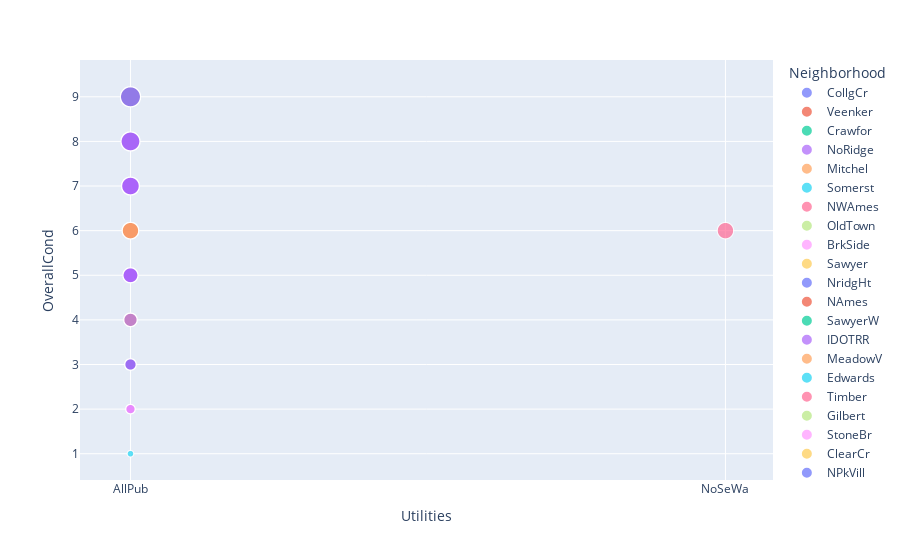

The code cell stored with this chart in its notebook:
### Code cell
px.scatter(df,x = 'Utilities',y='OverallCond',color='Neighborhood', size='OverallCond')

### Figure 1 — Plotly figure (JSON) as saved in the notebook; plotly's stock layout.template omitted (floating-point values rounded to 4 significant figures; data arrays with more than 128 entries replaced by an {"elided": "..."} marker saying what was removed)
{"data": [{"hovertemplate": "Neighborhood=CollgCr<br>Utilities=%{x}<br>OverallCond=%{marker.size}<extra></extra>", "legendgroup": "CollgCr", "marker": {"color": "#636efa", "size": {"elided": "149 int values"}, "sizemode": "area", "sizeref": 0.0225, "symbol": "circle"}, "mode": "markers", "name": "CollgCr", "showlegend": true, "type": "scattergl", "x": {"elided": "149 str values"}, "xaxis": "x", "y": {"elided": "149 int values"}, "yaxis": "y"}, {"hovertemplate": "Neighborhood=Veenker<br>Utilities=%{x}<br>OverallCond=%{marker.size}<extra></extra>", "legendgroup": "Veenker", "marker": {"color": "#EF553B", "size": [8, 5, 6, 5, 5, 6, 5, 7, 8, 7, 7], "sizemode": "area", "sizeref": 0.0225, "symbol": "circle"}, "mode": "markers", "name": "Veenker", "showlegend": true, "type": "scattergl", "x": ["AllPub", "AllPub", "AllPub", "AllPub", "AllPub", "AllPub", "AllPub", "AllPub", "AllPub", "AllPub", "AllPub"], "xaxis": "x", "y": [8, 5, 6, 5, 5, 6, 5, 7, 8, 7, 7], "yaxis": "y"}, {"hovertemplate": "Neighborhood=Crawfor<br>Utilities=%{x}<br>OverallCond=%{marker.size}<extra></extra>", "legendgroup": "Crawfor", "marker": {"color": "#00cc96", "size": [5, 7, 5, 8, 6, 8, 9, 5, 8, 5, 7, 6, 6, 7, 8, 5, 9, 6, 6, 6, 5, 7, 9, 5, 8, 7, 6, 6, 7, 7, 7, 7, 6, 7, 7, 7, 8, 6, 5, 5, 7, 9, 6, 7, 8, 6, 5, 5, 7, 9], "sizemode": "area", "sizeref": 0.0225, "symbol": "circle"}, "mode": "markers", "name": "Crawfor", "showlegend": true, "type": "scattergl", "x": ["AllPub", "AllPub", "AllPub", "AllPub", "AllPub", "AllPub", "AllPub", "AllPub", "AllPub", "AllPub", "AllPub", "AllPub", "AllPub", "AllPub", "AllPub", "AllPub", "AllPub", "AllPub", "AllPub", "AllPub", "AllPub", "AllPub", "AllPub", "AllPub", "AllPub", "AllPub", "AllPub", "AllPub", "AllPub", "AllPub", "AllPub", "AllPub", "AllPub", "AllPub", "AllPub", "AllPub", "AllPub", "AllPub", "AllPub", "AllPub", "AllPub", "AllPub", "AllPub", "AllPub", "AllPub", "AllPub", "AllPub", "AllPub", "AllPub", "AllPub"], "xaxis": "x", "y": [5, 7, 5, 8, 6, 8, 9, 5, 8, 5, 7, 6, 6, 7, 8, 5, 9, 6, 6, 6, 5, 7, 9, 5, 8, 7, 6, 6, 7, 7, 7, 7, 6, 7, 7, 7, 8, 6, 5, 5, 7, 9, 6, 7, 8, 6, 5, 5, 7, 9], "yaxis": "y"}, {"hovertemplate": "Neighborhood=NoRidge<br>Utilities=%{x}<br>OverallCond=%{marker.size}<extra></extra>", "legendgroup": "NoRidge", "marker": {"color": "#ab63fa", "size": [5, 5, 5, 5, 7, 5, 5, 5, 5, 5, 5, 5, 5, 5, 6, 7, 5, 6, 5, 5, 5, 5, 5, 5, 5, 7, 6, 5, 5, 5, 5, 5, 5, 5, 5, 5, 5, 5, 5, 5, 5], "sizemode": "area", "sizeref": 0.0225, "symbol": "circle"}, "mode": "markers", "name": "NoRidge", "showlegend": true, "type": "scattergl", "x": ["AllPub", "AllPub", "AllPub", "AllPub", "AllPub", "AllPub", "AllPub", "AllPub", "AllPub", "AllPub", "AllPub", "AllPub", "AllPub", "AllPub", "AllPub", "AllPub", "AllPub", "AllPub", "AllPub", "AllPub", "AllPub", "AllPub", "AllPub", "AllPub", "AllPub", "AllPub", "AllPub", "AllPub", "AllPub", "AllPub", "AllPub", "AllPub", "AllPub", "AllPub", "AllPub", "AllPub", "AllPub", "AllPub", "AllPub", "AllPub", "AllPub"], "xaxis": "x", "y": [5, 5, 5, 5, 7, 5, 5, 5, 5, 5, 5, 5, 5, 5, 6, 7, 5, 6, 5, 5, 5, 5, 5, 5, 5, 7, 6, 5, 5, 5, 5, 5, 5, 5, 5, 5, 5, 5, 5, 5, 5], "yaxis": "y"}, {"hovertemplate": "Neighborhood=Mitchel<br>Utilities=%{x}<br>OverallCond=%{marker.size}<extra></extra>", "legendgroup": "Mitchel", "marker": {"color": "#FFA15A", "size": [5, 5, 6, 5, 5, 5, 6, 7, 5, 6, 6, 5, 5, 5, 5, 5, 5, 7, 5, 8, 5, 7, 5, 5, 6, 5, 5, 5, 5, 5, 4, 4, 5, 5, 4, 5, 5, 6, 5, 4, 5, 5, 6, 5, 9, 5, 5, 7, 5], "sizemode": "area", "sizeref": 0.0225, "symbol": "circle"}, "mode": "markers", "name": "Mitchel", "showlegend": true, "type": "scattergl", "x": ["AllPub", "AllPub", "AllPub", "AllPub", "AllPub", "AllPub", "AllPub", "AllPub", "AllPub", "AllPub", "AllPub", "AllPub", "AllPub", "AllPub", "AllPub", "AllPub", "AllPub", "AllPub", "AllPub", "AllPub", "AllPub", "AllPub", "AllPub", "AllPub", "AllPub", "AllPub", "AllPub", "AllPub", "AllPub", "AllPub", "AllPub", "AllPub", "AllPub", "AllPub", "AllPub", "AllPub", "AllPub", "AllPub", "AllPub", "AllPub", "AllPub", "AllPub", "AllPub", "AllPub", "AllPub", "AllPub", "AllPub", "AllPub", "AllPub"], "xaxis": "x", "y": [5, 5, 6, 5, 5, 5, 6, 7, 5, 6, 6, 5, 5, 5, 5, 5, 5, 7, 5, 8, 5, 7, 5, 5, 6, 5, 5, 5, 5, 5, 4, 4, 5, 5, 4, 5, 5, 6, 5, 4, 5, 5, 6, 5, 9, 5, 5, 7, 5], "yaxis": "y"}, {"hovertemplate": "Neighborhood=Somerst<br>Utilities=%{x}<br>OverallCond=%{marker.size}<extra></extra>", "legendgroup": "Somerst", "marker": {"color": "#19d3f3", "size": [5, 5, 5, 5, 5, 5, 5, 5, 5, 5, 5, 5, 5, 5, 5, 5, 5, 5, 5, 5, 5, 5, 5, 5, 5, 5, 5, 5, 5, 5, 5, 5, 5, 5, 5, 5, 6, 5, 5, 5, 5, 5, 5, 5, 5, 5, 5, 5, 5, 5, 5, 5, 5, 5, 5, 5, 5, 5, 5, 5, 5, 5, 5, 5, 5, 5, 5, 5, 6, 5, 5, 5, 5, 5, 5, 5, 5, 5, 5, 5, 5, 5, 5], "sizemode": "area", "sizeref": 0.0225, "symbol": "circle"}, "mode": "markers", "name": "Somerst", "showlegend": true, "type": "scattergl", "x": ["AllPub", "AllPub", "AllPub", "AllPub", "AllPub", "AllPub", "AllPub", "AllPub", "AllPub", "AllPub", "AllPub", "AllPub", "AllPub", "AllPub", "AllPub", "AllPub", "AllPub", "AllPub", "AllPub", "AllPub", "AllPub", "AllPub", "AllPub", "AllPub", "AllPub", "AllPub", "AllPub", "AllPub", "AllPub", "AllPub", "AllPub", "AllPub", "AllPub", "AllPub", "AllPub", "AllPub", "AllPub", "AllPub", "AllPub", "AllPub", "AllPub", "AllPub", "AllPub", "AllPub", "AllPub", "AllPub", "AllPub", "AllPub", "AllPub", "AllPub", "AllPub", "AllPub", "AllPub", "AllPub", "AllPub", "AllPub", "AllPub", "AllPub", "AllPub", "AllPub", "AllPub", "AllPub", "AllPub", "AllPub", "AllPub", "AllPub", "AllPub", "AllPub", "AllPub", "AllPub", "AllPub", "AllPub", "AllPub", "AllPub", "AllPub", "AllPub", "AllPub", "AllPub", "AllPub", "AllPub", "AllPub", "AllPub", "AllPub"], "xaxis": "x", "y": [5, 5, 5, 5, 5, 5, 5, 5, 5, 5, 5, 5, 5, 5, 5, 5, 5, 5, 5, 5, 5, 5, 5, 5, 5, 5, 5, 5, 5, 5, 5, 5, 5, 5, 5, 5, 6, 5, 5, 5, 5, 5, 5, 5, 5, 5, 5, 5, 5, 5, 5, 5, 5, 5, 5, 5, 5, 5, 5, 5, 5, 5, 5, 5, 5, 5, 5, 5, 6, 5, 5, 5, 5, 5, 5, 5, 5, 5, 5, 5, 5, 5, 5], "yaxis": "y"}, {"hovertemplate": "Neighborhood=NWAmes<br>Utilities=%{x}<br>OverallCond=%{marker.size}<extra></extra>", "legendgroup": "NWAmes", "marker": {"color": "#FF6692", "size": [6, 7, 6, 5, 6, 5, 6, 5, 6, 7, 6, 7, 5, 7, 5, 7, 6, 6, 6, 6, 5, 5, 6, 7, 5, 5, 5, 7, 5, 5, 6, 9, 5, 5, 6, 5, 7, 6, 6, 5, 7, 7, 6, 6, 6, 6, 8, 5, 5, 6, 7, 5, 6, 7, 6, 6, 6, 7, 7, 6, 5, 5, 5, 5, 5, 7, 6, 5, 6, 6, 7, 6, 6], "sizemode": "area", "sizeref": 0.0225, "symbol": "circle"}, "mode": "markers", "name": "NWAmes", "showlegend": true, "type": "scattergl", "x": ["AllPub", "AllPub", "AllPub", "AllPub", "AllPub", "AllPub", "AllPub", "AllPub", "AllPub", "AllPub", "AllPub", "AllPub", "AllPub", "AllPub", "AllPub", "AllPub", "AllPub", "AllPub", "AllPub", "AllPub", "AllPub", "AllPub", "AllPub", "AllPub", "AllPub", "AllPub", "AllPub", "AllPub", "AllPub", "AllPub", "AllPub", "AllPub", "AllPub", "AllPub", "AllPub", "AllPub", "AllPub", "AllPub", "AllPub", "AllPub", "AllPub", "AllPub", "AllPub", "AllPub", "AllPub", "AllPub", "AllPub", "AllPub", "AllPub", "AllPub", "AllPub", "AllPub", "AllPub", "AllPub", "AllPub", "AllPub", "AllPub", "AllPub", "AllPub", "AllPub", "AllPub", "AllPub", "AllPub", "AllPub", "AllPub", "AllPub", "AllPub", "AllPub", "AllPub", "AllPub", "AllPub", "AllPub", "AllPub"], "xaxis": "x", "y": [6, 7, 6, 5, 6, 5, 6, 5, 6, 7, 6, 7, 5, 7, 5, 7, 6, 6, 6, 6, 5, 5, 6, 7, 5, 5, 5, 7, 5, 5, 6, 9, 5, 5, 6, 5, 7, 6, 6, 5, 7, 7, 6, 6, 6, 6, 8, 5, 5, 6, 7, 5, 6, 7, 6, 6, 6, 7, 7, 6, 5, 5, 5, 5, 5, 7, 6, 5, 6, 6, 7, 6, 6], "yaxis": "y"}, {"hovertemplate": "Neighborhood=OldTown<br>Utilities=%{x}<br>OverallCond=%{marker.size}<extra></extra>", "legendgroup": "OldTown", "marker": {"color": "#B6E880", "size": [5, 5, 6, 6, 6, 6, 6, 7, 5, 7, 5, 6, 7, 6, 6, 5, 9, 7, 6, 6, 7, 4, 9, 4, 8, 5, 7, 5, 9, 7, 7, 8, 8, 6, 6, 8, 7, 8, 7, 8, 5, 7, 7, 8, 4, 8, 5, 9, 7, 7, 6, 5, 9, 7, 6, 5, 4, 2, 8, 6, 9, 8, 7, 7, 7, 7, 6, 6, 7, 5, 4, 6, 8, 8, 6, 6, 6, 8, 9, 6, 4, 5, 5, 6, 8, 7, 5, 4, 7, 9, 8, 6, 5, 8, 6, 5, 4, 4, 7, 7, 4, 4, 5, 6, 7, 7, 7, 4, 7, 6, 7, 6, 7], "sizemode": "area", "sizeref": 0.0225, "symbol": "circle"}, "mode": "markers", "name": "OldTown", "showlegend": true, "type": "scattergl", "x": ["AllPub", "AllPub", "AllPub", "AllPub", "AllPub", "AllPub", "AllPub", "AllPub", "AllPub", "AllPub", "AllPub", "AllPub", "AllPub", "AllPub", "AllPub", "AllPub", "AllPub", "AllPub", "AllPub", "AllPub", "AllPub", "AllPub", "AllPub", "AllPub", "AllPub", "AllPub", "AllPub", "AllPub", "AllPub", "AllPub", "AllPub", "AllPub", "AllPub", "AllPub", "AllPub", "AllPub", "AllPub", "AllPub", "AllPub", "AllPub", "AllPub", "AllPub", "AllPub", "AllPub", "AllPub", "AllPub", "AllPub", "AllPub", "AllPub", "AllPub", "AllPub", "AllPub", "AllPub", "AllPub", "AllPub", "AllPub", "AllPub", "AllPub", "AllPub", "AllPub", "AllPub", "AllPub", "AllPub", "AllPub", "AllPub", "AllPub", "AllPub", "AllPub", "AllPub", "AllPub", "AllPub", "AllPub", "AllPub", "AllPub", "AllPub", "AllPub", "AllPub", "AllPub", "AllPub", "AllPub", "AllPub", "AllPub", "AllPub", "AllPub", "AllPub", "AllPub", "AllPub", "AllPub", "AllPub", "AllPub", "AllPub", "AllPub", "AllPub", "AllPub", "AllPub", "AllPub", "AllPub", "AllPub", "AllPub", "AllPub", "AllPub", "AllPub", "AllPub", "AllPub", "AllPub", "AllPub", "AllPub", "AllPub", "AllPub", "AllPub", "AllPub", "AllPub", "AllPub"], "xaxis": "x", "y": [5, 5, 6, 6, 6, 6, 6, 7, 5, 7, 5, 6, 7, 6, 6, 5, 9, 7, 6, 6, 7, 4, 9, 4, 8, 5, 7, 5, 9, 7, 7, 8, 8, 6, 6, 8, 7, 8, 7, 8, 5, 7, 7, 8, 4, 8, 5, 9, 7, 7, 6, 5, 9, 7, 6, 5, 4, 2, 8, 6, 9, 8, 7, 7, 7, 7, 6, 6, 7, 5, 4, 6, 8, 8, 6, 6, 6, 8, 9, 6, 4, 5, 5, 6, 8, 7, 5, 4, 7, 9, 8, 6, 5, 8, 6, 5, 4, 4, 7, 7, 4, 4, 5, 6, 7, 7, 7, 4, 7, 6, 7, 6, 7], "yaxis": "y"}, {"hovertemplate": "Neighborhood=BrkSide<br>Utilities=%{x}<br>OverallCond=%{marker.size}<extra></extra>", "legendgroup": "BrkSide", "marker": {"color": "#FF97FF", "size": [6, 8, 6, 6, 5, 7, 4, 8, 2, 7, 7, 6, 5, 5, 5, 7, 7, 4, 6, 7, 8, 3, 7, 6, 7, 7, 6, 3, 6, 7, 6, 5, 5, 6, 6, 7, 5, 7, 8, 7, 7, 6, 5, 5, 6, 8, 5, 6, 6, 6, 6, 7, 9, 6, 8, 7, 7, 6], "sizemode": "area", "sizeref": 0.0225, "symbol": "circle"}, "mode": "markers", "name": "BrkSide", "showlegend": true, "type": "scattergl", "x": ["AllPub", "AllPub", "AllPub", "AllPub", "AllPub", "AllPub", "AllPub", "AllPub", "AllPub", "AllPub", "AllPub", "AllPub", "AllPub", "AllPub", "AllPub", "AllPub", "AllPub", "AllPub", "AllPub", "AllPub", "AllPub", "AllPub", "AllPub", "AllPub", "AllPub", "AllPub", "AllPub", "AllPub", "AllPub", "AllPub", "AllPub", "AllPub", "AllPub", "AllPub", "AllPub", "AllPub", "AllPub", "AllPub", "AllPub", "AllPub", "AllPub", "AllPub", "AllPub", "AllPub", "AllPub", "AllPub", "AllPub", "AllPub", "AllPub", "AllPub", "AllPub", "AllPub", "AllPub", "AllPub", "AllPub", "AllPub", "AllPub", "AllPub"], "xaxis": "x", "y": [6, 8, 6, 6, 5, 7, 4, 8, 2, 7, 7, 6, 5, 5, 5, 7, 7, 4, 6, 7, 8, 3, 7, 6, 7, 7, 6, 3, 6, 7, 6, 5, 5, 6, 6, 7, 5, 7, 8, 7, 7, 6, 5, 5, 6, 8, 5, 6, 6, 6, 6, 7, 9, 6, 8, 7, 7, 6], "yaxis": "y"}, {"hovertemplate": "Neighborhood=Sawyer<br>Utilities=%{x}<br>OverallCond=%{marker.size}<extra></extra>", "legendgroup": "Sawyer", "marker": {"color": "#FECB52", "size": [5, 6, 5, 8, 6, 7, 5, 5, 6, 5, 5, 5, 5, 7, 5, 8, 4, 7, 5, 6, 7, 7, 5, 6, 6, 6, 5, 6, 6, 5, 8, 7, 8, 6, 5, 8, 6, 5, 5, 5, 5, 7, 5, 4, 8, 4, 5, 7, 5, 8, 5, 7, 6, 5, 6, 5, 4, 5, 7, 6, 8, 3, 5, 4, 7, 5, 9, 5, 5, 5, 5, 6, 7, 5], "sizemode": "area", "sizeref": 0.0225, "symbol": "circle"}, "mode": "markers", "name": "Sawyer", "showlegend": true, "type": "scattergl", "x": ["AllPub", "AllPub", "AllPub", "AllPub", "AllPub", "AllPub", "AllPub", "AllPub", "AllPub", "AllPub", "AllPub", "AllPub", "AllPub", "AllPub", "AllPub", "AllPub", "AllPub", "AllPub", "AllPub", "AllPub", "AllPub", "AllPub", "AllPub", "AllPub", "AllPub", "AllPub", "AllPub", "AllPub", "AllPub", "AllPub", "AllPub", "AllPub", "AllPub", "AllPub", "AllPub", "AllPub", "AllPub", "AllPub", "AllPub", "AllPub", "AllPub", "AllPub", "AllPub", "AllPub", "AllPub", "AllPub", "AllPub", "AllPub", "AllPub", "AllPub", "AllPub", "AllPub", "AllPub", "AllPub", "AllPub", "AllPub", "AllPub", "AllPub", "AllPub", "AllPub", "AllPub", "AllPub", "AllPub", "AllPub", "AllPub", "AllPub", "AllPub", "AllPub", "AllPub", "AllPub", "AllPub", "AllPub", "AllPub", "AllPub"], "xaxis": "x", "y": [5, 6, 5, 8, 6, 7, 5, 5, 6, 5, 5, 5, 5, 7, 5, 8, 4, 7, 5, 6, 7, 7, 5, 6, 6, 6, 5, 6, 6, 5, 8, 7, 8, 6, 5, 8, 6, 5, 5, 5, 5, 7, 5, 4, 8, 4, 5, 7, 5, 8, 5, 7, 6, 5, 6, 5, 4, 5, 7, 6, 8, 3, 5, 4, 7, 5, 9, 5, 5, 5, 5, 6, 7, 5], "yaxis": "y"}, {"hovertemplate": "Neighborhood=NridgHt<br>Utilities=%{x}<br>OverallCond=%{marker.size}<extra></extra>", "legendgroup": "NridgHt", "marker": {"color": "#636efa", "size": [5, 5, 5, 5, 5, 5, 5, 5, 5, 5, 5, 5, 5, 5, 5, 5, 5, 5, 5, 5, 5, 5, 5, 5, 5, 5, 5, 5, 5, 5, 5, 5, 5, 5, 5, 5, 5, 5, 5, 5, 5, 5, 5, 5, 5, 5, 5, 5, 5, 5, 5, 5, 5, 5, 5, 5, 5, 5, 5, 5, 5, 5, 5, 5, 5, 5, 5, 5, 5, 5, 5, 5, 5, 5, 5, 5], "sizemode": "area", "sizeref": 0.0225, "symbol": "circle"}, "mode": "markers", "name": "NridgHt", "showlegend": true, "type": "scattergl", "x": ["AllPub", "AllPub", "AllPub", "AllPub", "AllPub", "AllPub", "AllPub", "AllPub", "AllPub", "AllPub", "AllPub", "AllPub", "AllPub", "AllPub", "AllPub", "AllPub", "AllPub", "AllPub", "AllPub", "AllPub", "AllPub", "AllPub", "AllPub", "AllPub", "AllPub", "AllPub", "AllPub", "AllPub", "AllPub", "AllPub", "AllPub", "AllPub", "AllPub", "AllPub", "AllPub", "AllPub", "AllPub", "AllPub", "AllPub", "AllPub", "AllPub", "AllPub", "AllPub", "AllPub", "AllPub", "AllPub", "AllPub", "AllPub", "AllPub", "AllPub", "AllPub", "AllPub", "AllPub", "AllPub", "AllPub", "AllPub", "AllPub", "AllPub", "AllPub", "AllPub", "AllPub", "AllPub", "AllPub", "AllPub", "AllPub", "AllPub", "AllPub", "AllPub", "AllPub", "AllPub", "AllPub", "AllPub", "AllPub", "AllPub", "AllPub", "AllPub"], "xaxis": "x", "y": [5, 5, 5, 5, 5, 5, 5, 5, 5, 5, 5, 5, 5, 5, 5, 5, 5, 5, 5, 5, 5, 5, 5, 5, 5, 5, 5, 5, 5, 5, 5, 5, 5, 5, 5, 5, 5, 5, 5, 5, 5, 5, 5, 5, 5, 5, 5, 5, 5, 5, 5, 5, 5, 5, 5, 5, 5, 5, 5, 5, 5, 5, 5, 5, 5, 5, 5, 5, 5, 5, 5, 5, 5, 5, 5, 5], "yaxis": "y"}, {"hovertemplate": "Neighborhood=NAmes<br>Utilities=%{x}<br>OverallCond=%{marker.size}<extra></extra>", "legendgroup": "NAmes", "marker": {"color": "#EF553B", "size": {"elided": "225 int values"}, "sizemode": "area", "sizeref": 0.0225, "symbol": "circle"}, "mode": "markers", "name": "NAmes", "showlegend": true, "type": "scattergl", "x": {"elided": "225 str values"}, "xaxis": "x", "y": {"elided": "225 int values"}, "yaxis": "y"}, {"hovertemplate": "Neighborhood=SawyerW<br>Utilities=%{x}<br>OverallCond=%{marker.size}<extra></extra>", "legendgroup": "SawyerW", "marker": {"color": "#00cc96", "size": [5, 7, 5, 5, 5, 5, 5, 5, 5, 5, 7, 6, 5, 5, 6, 5, 5, 5, 4, 5, 3, 5, 5, 5, 5, 8, 5, 5, 5, 5, 5, 5, 5, 6, 5, 5, 5, 5, 5, 5, 5, 5, 5, 5, 5, 5, 6, 5, 5, 5, 7, 4, 5, 5, 5, 5, 5, 5], "sizemode": "area", "sizeref": 0.0225, "symbol": "circle"}, "mode": "markers", "name": "SawyerW", "showlegend": true, "type": "scattergl", "x": ["AllPub", "AllPub", "AllPub", "AllPub", "AllPub", "AllPub", "AllPub", "AllPub", "AllPub", "AllPub", "AllPub", "AllPub", "AllPub", "AllPub", "AllPub", "AllPub", "AllPub", "AllPub", "AllPub", "AllPub", "AllPub", "AllPub", "AllPub", "AllPub", "AllPub", "AllPub", "AllPub", "AllPub", "AllPub", "AllPub", "AllPub", "AllPub", "AllPub", "AllPub", "AllPub", "AllPub", "AllPub", "AllPub", "AllPub", "AllPub", "AllPub", "AllPub", "AllPub", "AllPub", "AllPub", "AllPub", "AllPub", "AllPub", "AllPub", "AllPub", "AllPub", "AllPub", "AllPub", "AllPub", "AllPub", "AllPub", "AllPub", "AllPub"], "xaxis": "x", "y": [5, 7, 5, 5, 5, 5, 5, 5, 5, 5, 7, 6, 5, 5, 6, 5, 5, 5, 4, 5, 3, 5, 5, 5, 5, 8, 5, 5, 5, 5, 5, 5, 5, 6, 5, 5, 5, 5, 5, 5, 5, 5, 5, 5, 5, 5, 6, 5, 5, 5, 7, 4, 5, 5, 5, 5, 5, 5], "yaxis": "y"}, {"hovertemplate": "Neighborhood=IDOTRR<br>Utilities=%{x}<br>OverallCond=%{marker.size}<extra></extra>", "legendgroup": "IDOTRR", "marker": {"color": "#ab63fa", "size": [7, 4, 5, 7, 2, 4, 7, 5, 8, 6, 5, 7, 6, 5, 7, 2, 6, 5, 6, 6, 7, 5, 7, 5, 7, 5, 6, 3, 4, 4, 7, 5, 8, 4, 4, 6, 8], "sizemode": "area", "sizeref": 0.0225, "symbol": "circle"}, "mode": "markers", "name": "IDOTRR", "showlegend": true, "type": "scattergl", "x": ["AllPub", "AllPub", "AllPub", "AllPub", "AllPub", "AllPub", "AllPub", "AllPub", "AllPub", "AllPub", "AllPub", "AllPub", "AllPub", "AllPub", "AllPub", "AllPub", "AllPub", "AllPub", "AllPub", "AllPub", "AllPub", "AllPub", "AllPub", "AllPub", "AllPub", "AllPub", "AllPub", "AllPub", "AllPub", "AllPub", "AllPub", "AllPub", "AllPub", "AllPub", "AllPub", "AllPub", "AllPub"], "xaxis": "x", "y": [7, 4, 5, 7, 2, 4, 7, 5, 8, 6, 5, 7, 6, 5, 7, 2, 6, 5, 6, 6, 7, 5, 7, 5, 7, 5, 6, 3, 4, 4, 7, 5, 8, 4, 4, 6, 8], "yaxis": "y"}, {"hovertemplate": "Neighborhood=MeadowV<br>Utilities=%{x}<br>OverallCond=%{marker.size}<extra></extra>", "legendgroup": "MeadowV", "marker": {"color": "#FFA15A", "size": [7, 5, 3, 5, 7, 8, 6, 6, 6, 5, 4, 6, 4, 4, 5, 6, 7], "sizemode": "area", "sizeref": 0.0225, "symbol": "circle"}, "mode": "markers", "name": "MeadowV", "showlegend": true, "type": "scattergl", "x": ["AllPub", "AllPub", "AllPub", "AllPub", "AllPub", "AllPub", "AllPub", "AllPub", "AllPub", "AllPub", "AllPub", "AllPub", "AllPub", "AllPub", "AllPub", "AllPub", "AllPub"], "xaxis": "x", "y": [7, 5, 3, 5, 7, 8, 6, 6, 6, 5, 4, 6, 4, 4, 5, 6, 7], "yaxis": "y"}, {"hovertemplate": "Neighborhood=Edwards<br>Utilities=%{x}<br>OverallCond=%{marker.size}<extra></extra>", "legendgroup": "Edwards", "marker": {"color": "#19d3f3", "size": [5, 5, 5, 4, 5, 5, 5, 7, 7, 6, 5, 5, 6, 5, 4, 7, 4, 5, 6, 5, 1, 3, 6, 8, 6, 3, 6, 8, 4, 5, 5, 7, 5, 7, 7, 5, 6, 7, 5, 8, 3, 7, 5, 5, 7, 5, 6, 7, 6, 5, 5, 3, 5, 5, 7, 6, 5, 7, 6, 7, 3, 5, 5, 5, 3, 5, 5, 3, 5, 7, 6, 3, 6, 5, 3, 9, 4, 4, 7, 5, 7, 6, 5, 8, 7, 7, 5, 5, 5, 6, 5, 6, 6, 5, 3, 5, 7, 7, 5, 6], "sizemode": "area", "sizeref": 0.0225, "symbol": "circle"}, "mode": "markers", "name": "Edwards", "showlegend": true, "type": "scattergl", "x": ["AllPub", "AllPub", "AllPub", "AllPub", "AllPub", "AllPub", "AllPub", "AllPub", "AllPub", "AllPub", "AllPub", "AllPub", "AllPub", "AllPub", "AllPub", "AllPub", "AllPub", "AllPub", "AllPub", "AllPub", "AllPub", "AllPub", "AllPub", "AllPub", "AllPub", "AllPub", "AllPub", "AllPub", "AllPub", "AllPub", "AllPub", "AllPub", "AllPub", "AllPub", "AllPub", "AllPub", "AllPub", "AllPub", "AllPub", "AllPub", "AllPub", "AllPub", "AllPub", "AllPub", "AllPub", "AllPub", "AllPub", "AllPub", "AllPub", "AllPub", "AllPub", "AllPub", "AllPub", "AllPub", "AllPub", "AllPub", "AllPub", "AllPub", "AllPub", "AllPub", "AllPub", "AllPub", "AllPub", "AllPub", "AllPub", "AllPub", "AllPub", "AllPub", "AllPub", "AllPub", "AllPub", "AllPub", "AllPub", "AllPub", "AllPub", "AllPub", "AllPub", "AllPub", "AllPub", "AllPub", "AllPub", "AllPub", "AllPub", "AllPub", "AllPub", "AllPub", "AllPub", "AllPub", "AllPub", "AllPub", "AllPub", "AllPub", "AllPub", "AllPub", "AllPub", "AllPub", "AllPub", "AllPub", "AllPub", "AllPub"], "xaxis": "x", "y": [5, 5, 5, 4, 5, 5, 5, 7, 7, 6, 5, 5, 6, 5, 4, 7, 4, 5, 6, 5, 1, 3, 6, 8, 6, 3, 6, 8, 4, 5, 5, 7, 5, 7, 7, 5, 6, 7, 5, 8, 3, 7, 5, 5, 7, 5, 6, 7, 6, 5, 5, 3, 5, 5, 7, 6, 5, 7, 6, 7, 3, 5, 5, 5, 3, 5, 5, 3, 5, 7, 6, 3, 6, 5, 3, 9, 4, 4, 7, 5, 7, 6, 5, 8, 7, 7, 5, 5, 5, 6, 5, 6, 6, 5, 3, 5, 7, 7, 5, 6], "yaxis": "y"}, {"hovertemplate": "Neighborhood=Timber<br>Utilities=%{x}<br>OverallCond=%{marker.size}<extra></extra>", "legendgroup": "Timber", "marker": {"color": "#FF6692", "size": [6, 5, 5, 6, 5, 5, 6, 5, 5, 5, 5, 5, 5, 5, 5, 5, 6, 5, 5, 5, 5, 5, 6, 5, 5, 6, 5, 5, 5, 4, 5, 5, 5, 5, 5, 5, 5], "sizemode": "area", "sizeref": 0.0225, "symbol": "circle"}, "mode": "markers", "name": "Timber", "showlegend": true, "type": "scattergl", "x": ["AllPub", "AllPub", "AllPub", "AllPub", "AllPub", "AllPub", "AllPub", "AllPub", "AllPub", "AllPub", "AllPub", "AllPub", "AllPub", "AllPub", "AllPub", "AllPub", "AllPub", "AllPub", "AllPub", "AllPub", "AllPub", "AllPub", "NoSeWa", "AllPub", "AllPub", "AllPub", "AllPub", "AllPub", "AllPub", "AllPub", "AllPub", "AllPub", "AllPub", "AllPub", "AllPub", "AllPub", "AllPub"], "xaxis": "x", "y": [6, 5, 5, 6, 5, 5, 6, 5, 5, 5, 5, 5, 5, 5, 5, 5, 6, 5, 5, 5, 5, 5, 6, 5, 5, 6, 5, 5, 5, 4, 5, 5, 5, 5, 5, 5, 5], "yaxis": "y"}, {"hovertemplate": "Neighborhood=Gilbert<br>Utilities=%{x}<br>OverallCond=%{marker.size}<extra></extra>", "legendgroup": "Gilbert", "marker": {"color": "#B6E880", "size": [6, 5, 5, 5, 8, 5, 5, 5, 5, 5, 5, 5, 5, 5, 5, 5, 5, 5, 6, 5, 5, 5, 5, 5, 5, 5, 5, 5, 5, 5, 5, 5, 5, 5, 5, 5, 5, 5, 5, 5, 5, 6, 5, 5, 5, 5, 5, 5, 5, 5, 5, 5, 7, 5, 5, 5, 5, 5, 5, 5, 5, 5, 5, 5, 5, 5, 7, 5, 5, 5, 5, 5, 5, 5, 5, 5, 5, 5], "sizemode": "area", "sizeref": 0.0225, "symbol": "circle"}, "mode": "markers", "name": "Gilbert", "showlegend": true, "type": "scattergl", "x": ["AllPub", "AllPub", "AllPub", "AllPub", "AllPub", "AllPub", "AllPub", "AllPub", "AllPub", "AllPub", "AllPub", "AllPub", "AllPub", "AllPub", "AllPub", "AllPub", "AllPub", "AllPub", "AllPub", "AllPub", "AllPub", "AllPub", "AllPub", "AllPub", "AllPub", "AllPub", "AllPub", "AllPub", "AllPub", "AllPub", "AllPub", "AllPub", "AllPub", "AllPub", "AllPub", "AllPub", "AllPub", "AllPub", "AllPub", "AllPub", "AllPub", "AllPub", "AllPub", "AllPub", "AllPub", "AllPub", "AllPub", "AllPub", "AllPub", "AllPub", "AllPub", "AllPub", "AllPub", "AllPub", "AllPub", "AllPub", "AllPub", "AllPub", "AllPub", "AllPub", "AllPub", "AllPub", "AllPub", "AllPub", "AllPub", "AllPub", "AllPub", "AllPub", "AllPub", "AllPub", "AllPub", "AllPub", "AllPub", "AllPub", "AllPub", "AllPub", "AllPub", "AllPub"], "xaxis": "x", "y": [6, 5, 5, 5, 8, 5, 5, 5, 5, 5, 5, 5, 5, 5, 5, 5, 5, 5, 6, 5, 5, 5, 5, 5, 5, 5, 5, 5, 5, 5, 5, 5, 5, 5, 5, 5, 5, 5, 5, 5, 5, 6, 5, 5, 5, 5, 5, 5, 5, 5, 5, 5, 7, 5, 5, 5, 5, 5, 5, 5, 5, 5, 5, 5, 5, 5, 7, 5, 5, 5, 5, 5, 5, 5, 5, 5, 5, 5], "yaxis": "y"}, {"hovertemplate": "Neighborhood=StoneBr<br>Utilities=%{x}<br>OverallCond=%{marker.size}<extra></extra>", "legendgroup": "StoneBr", "marker": {"color": "#FF97FF", "size": [5, 7, 5, 5, 5, 2, 5, 5, 5, 5, 5, 5, 6, 5, 5, 5, 5, 5, 5, 5, 5, 5, 5, 5, 5], "sizemode": "area", "sizeref": 0.0225, "symbol": "circle"}, "mode": "markers", "name": "StoneBr", "showlegend": true, "type": "scattergl", "x": ["AllPub", "AllPub", "AllPub", "AllPub", "AllPub", "AllPub", "AllPub", "AllPub", "AllPub", "AllPub", "AllPub", "AllPub", "AllPub", "AllPub", "AllPub", "AllPub", "AllPub", "AllPub", "AllPub", "AllPub", "AllPub", "AllPub", "AllPub", "AllPub", "AllPub"], "xaxis": "x", "y": [5, 7, 5, 5, 5, 2, 5, 5, 5, 5, 5, 5, 6, 5, 5, 5, 5, 5, 5, 5, 5, 5, 5, 5, 5], "yaxis": "y"}, {"hovertemplate": "Neighborhood=ClearCr<br>Utilities=%{x}<br>OverallCond=%{marker.size}<extra></extra>", "legendgroup": "ClearCr", "marker": {"color": "#FECB52", "size": [4, 5, 7, 5, 5, 7, 7, 5, 5, 4, 4, 5, 5, 6, 8, 5, 5, 8, 5, 7, 5, 8, 7, 5, 6, 5, 6, 5], "sizemode": "area", "sizeref": 0.0225, "symbol": "circle"}, "mode": "markers", "name": "ClearCr", "showlegend": true, "type": "scattergl", "x": ["AllPub", "AllPub", "AllPub", "AllPub", "AllPub", "AllPub", "AllPub", "AllPub", "AllPub", "AllPub", "AllPub", "AllPub", "AllPub", "AllPub", "AllPub", "AllPub", "AllPub", "AllPub", "AllPub", "AllPub", "AllPub", "AllPub", "AllPub", "AllPub", "AllPub", "AllPub", "AllPub", "AllPub"], "xaxis": "x", "y": [4, 5, 7, 5, 5, 7, 7, 5, 5, 4, 4, 5, 5, 6, 8, 5, 5, 8, 5, 7, 5, 8, 7, 5, 6, 5, 6, 5], "yaxis": "y"}, {"hovertemplate": "Neighborhood=NPkVill<br>Utilities=%{x}<br>OverallCond=%{marker.size}<extra></extra>", "legendgroup": "NPkVill", "marker": {"color": "#636efa", "size": [5, 6, 5, 6, 6, 6, 5, 5, 6], "sizemode": "area", "sizeref": 0.0225, "symbol": "circle"}, "mode": "markers", "name": "NPkVill", "showlegend": true, "type": "scattergl", "x": ["AllPub", "AllPub", "AllPub", "AllPub", "AllPub", "AllPub", "AllPub", "AllPub", "AllPub"], "xaxis": "x", "y": [5, 6, 5, 6, 6, 6, 5, 5, 6], "yaxis": "y"}, {"hovertemplate": "Neighborhood=Blmngtn<br>Utilities=%{x}<br>OverallCond=%{marker.size}<extra></extra>", "legendgroup": "Blmngtn", "marker": {"color": "#EF553B", "size": [5, 5, 5, 5, 5, 5, 5, 5, 5, 5, 5, 5, 5, 5, 5, 5, 5], "sizemode": "area", "sizeref": 0.0225, "symbol": "circle"}, "mode": "markers", "name": "Blmngtn", "showlegend": true, "type": "scattergl", "x": ["AllPub", "AllPub", "AllPub", "AllPub", "AllPub", "AllPub", "AllPub", "AllPub", "AllPub", "AllPub", "AllPub", "AllPub", "AllPub", "AllPub", "AllPub", "AllPub", "AllPub"], "xaxis": "x", "y": [5, 5, 5, 5, 5, 5, 5, 5, 5, 5, 5, 5, 5, 5, 5, 5, 5], "yaxis": "y"}, {"hovertemplate": "Neighborhood=BrDale<br>Utilities=%{x}<br>OverallCond=%{marker.size}<extra></extra>", "legendgroup": "BrDale", "marker": {"color": "#00cc96", "size": [5, 6, 5, 3, 8, 5, 5, 5, 5, 5, 7, 5, 5, 7, 6, 5], "sizemode": "area", "sizeref": 0.0225, "symbol": "circle"}, "mode": "markers", "name": "BrDale", "showlegend": true, "type": "scattergl", "x": ["AllPub", "AllPub", "AllPub", "AllPub", "AllPub", "AllPub", "AllPub", "AllPub", "AllPub", "AllPub", "AllPub", "AllPub", "AllPub", "AllPub", "AllPub", "AllPub"], "xaxis": "x", "y": [5, 6, 5, 3, 8, 5, 5, 5, 5, 5, 7, 5, 5, 7, 6, 5], "yaxis": "y"}, {"hovertemplate": "Neighborhood=SWISU<br>Utilities=%{x}<br>OverallCond=%{marker.size}<extra></extra>", "legendgroup": "SWISU", "marker": {"color": "#ab63fa", "size": [8, 6, 5, 6, 5, 9, 4, 7, 7, 5, 7, 7, 8, 5, 5, 8, 3, 5, 5, 3, 6, 7, 6, 5, 6], "sizemode": "area", "sizeref": 0.0225, "symbol": "circle"}, "mode": "markers", "name": "SWISU", "showlegend": true, "type": "scattergl", "x": ["AllPub", "AllPub", "AllPub", "AllPub", "AllPub", "AllPub", "AllPub", "AllPub", "AllPub", "AllPub", "AllPub", "AllPub", "AllPub", "AllPub", "AllPub", "AllPub", "AllPub", "AllPub", "AllPub", "AllPub", "AllPub", "AllPub", "AllPub", "AllPub", "AllPub"], "xaxis": "x", "y": [8, 6, 5, 6, 5, 9, 4, 7, 7, 5, 7, 7, 8, 5, 5, 8, 3, 5, 5, 3, 6, 7, 6, 5, 6], "yaxis": "y"}, {"hovertemplate": "Neighborhood=Blueste<br>Utilities=%{x}<br>OverallCond=%{marker.size}<extra></extra>", "legendgroup": "Blueste", "marker": {"color": "#FFA15A", "size": [6, 6], "sizemode": "area", "sizeref": 0.0225, "symbol": "circle"}, "mode": "markers", "name": "Blueste", "showlegend": true, "type": "scattergl", "x": ["AllPub", "AllPub"], "xaxis": "x", "y": [6, 6], "yaxis": "y"}], "layout": {"legend": {"itemsizing": "constant", "title": {"text": "Neighborhood"}, "tracegroupgap": 0}, "margin": {"t": 60}, "xaxis": {"anchor": "y", "domain": [0, 1], "title": {"text": "Utilities"}}, "yaxis": {"anchor": "x", "domain": [0, 1], "title": {"text": "OverallCond"}}}}
